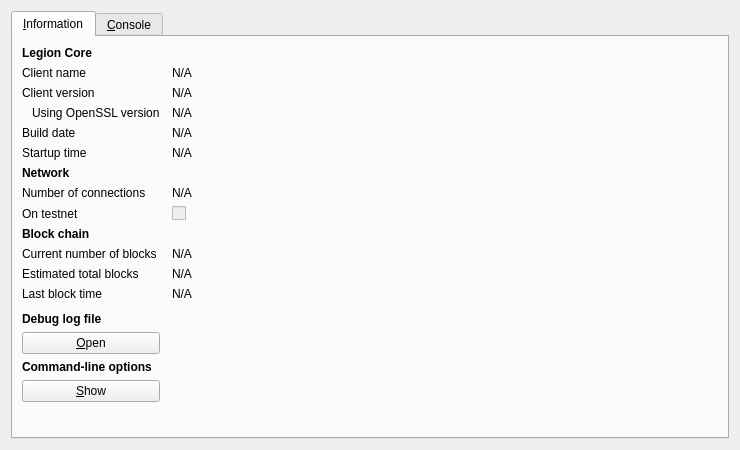
<?xml version="1.0" encoding="UTF-8"?>
<ui version="4.0">
 <class>RPCConsole</class>
 <widget class="QDialog" name="RPCConsole">
  <property name="geometry">
   <rect>
    <x>0</x>
    <y>0</y>
    <width>740</width>
    <height>450</height>
   </rect>
  </property>
  <property name="windowTitle">
   <string>Legion - Debug window</string>
  </property>
  <layout class="QVBoxLayout" name="verticalLayout_2">
   <item>
    <widget class="QTabWidget" name="tabWidget">
     <property name="currentIndex">
      <number>0</number>
     </property>
     <widget class="QWidget" name="tab_info">
      <attribute name="title">
       <string>&amp;Information</string>
      </attribute>
      <layout class="QGridLayout" name="gridLayout" columnstretch="0,1">
       <property name="horizontalSpacing">
        <number>12</number>
       </property>
       <item row="0" column="0">
        <widget class="QLabel" name="label_9">
         <property name="font">
          <font>
           <weight>75</weight>
           <bold>true</bold>
          </font>
         </property>
         <property name="text">
          <string>Legion Core</string>
         </property>
        </widget>
       </item>
       <item row="1" column="0">
        <widget class="QLabel" name="label_5">
         <property name="text">
          <string>Client name</string>
         </property>
        </widget>
       </item>
       <item row="1" column="1">
        <widget class="QLabel" name="clientName">
         <property name="cursor">
          <cursorShape>IBeamCursor</cursorShape>
         </property>
         <property name="text">
          <string>N/A</string>
         </property>
         <property name="textFormat">
          <enum>Qt::PlainText</enum>
         </property>
         <property name="textInteractionFlags">
          <set>Qt::LinksAccessibleByMouse|Qt::TextSelectableByKeyboard|Qt::TextSelectableByMouse</set>
         </property>
        </widget>
       </item>
       <item row="2" column="0">
        <widget class="QLabel" name="label_6">
         <property name="text">
          <string>Client version</string>
         </property>
        </widget>
       </item>
       <item row="2" column="1">
        <widget class="QLabel" name="clientVersion">
         <property name="cursor">
          <cursorShape>IBeamCursor</cursorShape>
         </property>
         <property name="text">
          <string>N/A</string>
         </property>
         <property name="textFormat">
          <enum>Qt::PlainText</enum>
         </property>
         <property name="textInteractionFlags">
          <set>Qt::LinksAccessibleByMouse|Qt::TextSelectableByKeyboard|Qt::TextSelectableByMouse</set>
         </property>
        </widget>
       </item>
       <item row="3" column="0">
        <widget class="QLabel" name="label_14">
         <property name="text">
          <string>Using OpenSSL version</string>
         </property>
         <property name="indent">
          <number>10</number>
         </property>
        </widget>
       </item>
       <item row="3" column="1">
        <widget class="QLabel" name="openSSLVersion">
         <property name="cursor">
          <cursorShape>IBeamCursor</cursorShape>
         </property>
         <property name="text">
          <string>N/A</string>
         </property>
         <property name="textFormat">
          <enum>Qt::PlainText</enum>
         </property>
         <property name="textInteractionFlags">
          <set>Qt::LinksAccessibleByMouse|Qt::TextSelectableByKeyboard|Qt::TextSelectableByMouse</set>
         </property>
        </widget>
       </item>
       <item row="4" column="0">
        <widget class="QLabel" name="label_12">
         <property name="text">
          <string>Build date</string>
         </property>
        </widget>
       </item>
       <item row="4" column="1">
        <widget class="QLabel" name="buildDate">
         <property name="cursor">
          <cursorShape>IBeamCursor</cursorShape>
         </property>
         <property name="text">
          <string>N/A</string>
         </property>
         <property name="textFormat">
          <enum>Qt::PlainText</enum>
         </property>
         <property name="textInteractionFlags">
          <set>Qt::LinksAccessibleByMouse|Qt::TextSelectableByKeyboard|Qt::TextSelectableByMouse</set>
         </property>
        </widget>
       </item>
       <item row="5" column="0">
        <widget class="QLabel" name="label_13">
         <property name="text">
          <string>Startup time</string>
         </property>
        </widget>
       </item>
       <item row="5" column="1">
        <widget class="QLabel" name="startupTime">
         <property name="cursor">
          <cursorShape>IBeamCursor</cursorShape>
         </property>
         <property name="text">
          <string>N/A</string>
         </property>
         <property name="textFormat">
          <enum>Qt::PlainText</enum>
         </property>
         <property name="textInteractionFlags">
          <set>Qt::LinksAccessibleByMouse|Qt::TextSelectableByKeyboard|Qt::TextSelectableByMouse</set>
         </property>
        </widget>
       </item>
       <item row="6" column="0">
        <widget class="QLabel" name="label_11">
         <property name="font">
          <font>
           <weight>75</weight>
           <bold>true</bold>
          </font>
         </property>
         <property name="text">
          <string>Network</string>
         </property>
        </widget>
       </item>
       <item row="7" column="0">
        <widget class="QLabel" name="label_7">
         <property name="text">
          <string>Number of connections</string>
         </property>
        </widget>
       </item>
       <item row="7" column="1">
        <widget class="QLabel" name="numberOfConnections">
         <property name="cursor">
          <cursorShape>IBeamCursor</cursorShape>
         </property>
         <property name="text">
          <string>N/A</string>
         </property>
         <property name="textFormat">
          <enum>Qt::PlainText</enum>
         </property>
         <property name="textInteractionFlags">
          <set>Qt::LinksAccessibleByMouse|Qt::TextSelectableByKeyboard|Qt::TextSelectableByMouse</set>
         </property>
        </widget>
       </item>
       <item row="8" column="0">
        <widget class="QLabel" name="label_8">
         <property name="text">
          <string>On testnet</string>
         </property>
        </widget>
       </item>
       <item row="8" column="1">
        <widget class="QCheckBox" name="isTestNet">
         <property name="enabled">
          <bool>false</bool>
         </property>
         <property name="text">
          <string/>
         </property>
        </widget>
       </item>
       <item row="9" column="0">
        <widget class="QLabel" name="label_10">
         <property name="font">
          <font>
           <weight>75</weight>
           <bold>true</bold>
          </font>
         </property>
         <property name="text">
          <string>Block chain</string>
         </property>
        </widget>
       </item>
       <item row="10" column="0">
        <widget class="QLabel" name="label_3">
         <property name="text">
          <string>Current number of blocks</string>
         </property>
        </widget>
       </item>
       <item row="10" column="1">
        <widget class="QLabel" name="numberOfBlocks">
         <property name="cursor">
          <cursorShape>IBeamCursor</cursorShape>
         </property>
         <property name="text">
          <string>N/A</string>
         </property>
         <property name="textFormat">
          <enum>Qt::PlainText</enum>
         </property>
         <property name="textInteractionFlags">
          <set>Qt::LinksAccessibleByMouse|Qt::TextSelectableByKeyboard|Qt::TextSelectableByMouse</set>
         </property>
        </widget>
       </item>
       <item row="11" column="0">
        <widget class="QLabel" name="label_4">
         <property name="text">
          <string>Estimated total blocks</string>
         </property>
        </widget>
       </item>
       <item row="11" column="1">
        <widget class="QLabel" name="totalBlocks">
         <property name="cursor">
          <cursorShape>IBeamCursor</cursorShape>
         </property>
         <property name="text">
          <string>N/A</string>
         </property>
         <property name="textFormat">
          <enum>Qt::PlainText</enum>
         </property>
         <property name="textInteractionFlags">
          <set>Qt::LinksAccessibleByMouse|Qt::TextSelectableByKeyboard|Qt::TextSelectableByMouse</set>
         </property>
        </widget>
       </item>
       <item row="12" column="0">
        <widget class="QLabel" name="label_2">
         <property name="text">
          <string>Last block time</string>
         </property>
        </widget>
       </item>
       <item row="12" column="1">
        <widget class="QLabel" name="lastBlockTime">
         <property name="cursor">
          <cursorShape>IBeamCursor</cursorShape>
         </property>
         <property name="text">
          <string>N/A</string>
         </property>
         <property name="textFormat">
          <enum>Qt::PlainText</enum>
         </property>
         <property name="textInteractionFlags">
          <set>Qt::LinksAccessibleByMouse|Qt::TextSelectableByKeyboard|Qt::TextSelectableByMouse</set>
         </property>
        </widget>
       </item>
       <item row="13" column="0">
        <spacer name="verticalSpacer_2">
         <property name="orientation">
          <enum>Qt::Vertical</enum>
         </property>
         <property name="sizeHint" stdset="0">
          <size>
           <width>20</width>
           <height>20</height>
          </size>
         </property>
        </spacer>
       </item>
       <item row="14" column="0">
        <widget class="QLabel" name="labelDebugLogfile">
         <property name="font">
          <font>
           <weight>75</weight>
           <bold>true</bold>
          </font>
         </property>
         <property name="text">
          <string>Debug log file</string>
         </property>
        </widget>
       </item>
       <item row="15" column="0">
        <widget class="QPushButton" name="openDebugLogfileButton">
         <property name="toolTip">
          <string>Open the Legion debug log file from the current data directory. This can take a few seconds for large log files.</string>
         </property>
         <property name="text">
          <string>&amp;Open</string>
         </property>
         <property name="autoDefault">
          <bool>false</bool>
         </property>
        </widget>
       </item>
       <item row="16" column="0">
        <widget class="QLabel" name="labelCLOptions">
         <property name="font">
          <font>
           <weight>75</weight>
           <bold>true</bold>
          </font>
         </property>
         <property name="text">
          <string>Command-line options</string>
         </property>
        </widget>
       </item>
       <item row="17" column="0">
        <widget class="QPushButton" name="showCLOptionsButton">
         <property name="toolTip">
          <string>Show the Legion-Qt help message to get a list with possible Legion command-line options.</string>
         </property>
         <property name="text">
          <string>&amp;Show</string>
         </property>
         <property name="autoDefault">
          <bool>false</bool>
         </property>
        </widget>
       </item>
       <item row="18" column="0">
        <spacer name="verticalSpacer">
         <property name="orientation">
          <enum>Qt::Vertical</enum>
         </property>
         <property name="sizeHint" stdset="0">
          <size>
           <width>20</width>
           <height>40</height>
          </size>
         </property>
        </spacer>
       </item>
      </layout>
     </widget>
     <widget class="QWidget" name="tab_console">
      <attribute name="title">
       <string>&amp;Console</string>
      </attribute>
      <layout class="QVBoxLayout" name="verticalLayout_3">
       <property name="spacing">
        <number>3</number>
       </property>
       <item>
        <widget class="QTextEdit" name="messagesWidget">
         <property name="minimumSize">
          <size>
           <width>0</width>
           <height>100</height>
          </size>
         </property>
         <property name="readOnly">
          <bool>true</bool>
         </property>
         <property name="tabKeyNavigation" stdset="0">
          <bool>false</bool>
         </property>
         <property name="columnCount" stdset="0">
          <number>2</number>
         </property>
        </widget>
       </item>
       <item>
        <layout class="QHBoxLayout" name="horizontalLayout">
         <property name="spacing">
          <number>3</number>
         </property>
         <item>
          <widget class="QLabel" name="label">
           <property name="text">
            <string notr="true">&gt;</string>
           </property>
          </widget>
         </item>
         <item>
          <widget class="QLineEdit" name="lineEdit"/>
         </item>
         <item>
          <widget class="QPushButton" name="clearButton">
           <property name="maximumSize">
            <size>
             <width>24</width>
             <height>24</height>
            </size>
           </property>
           <property name="toolTip">
            <string>Clear console</string>
           </property>
           <property name="text">
            <string/>
           </property>
           <property name="icon">
            <iconset resource="../bitcoin.qrc">
             <normaloff>:/icons/remove</normaloff>:/icons/remove</iconset>
           </property>
           <property name="shortcut">
            <string notr="true">Ctrl+L</string>
           </property>
           <property name="autoDefault">
            <bool>false</bool>
           </property>
          </widget>
         </item>
        </layout>
       </item>
      </layout>
     </widget>
    </widget>
   </item>
  </layout>
 </widget>
 <resources>
  <include location="../bitcoin.qrc"/>
 </resources>
 <connections/>
</ui>
